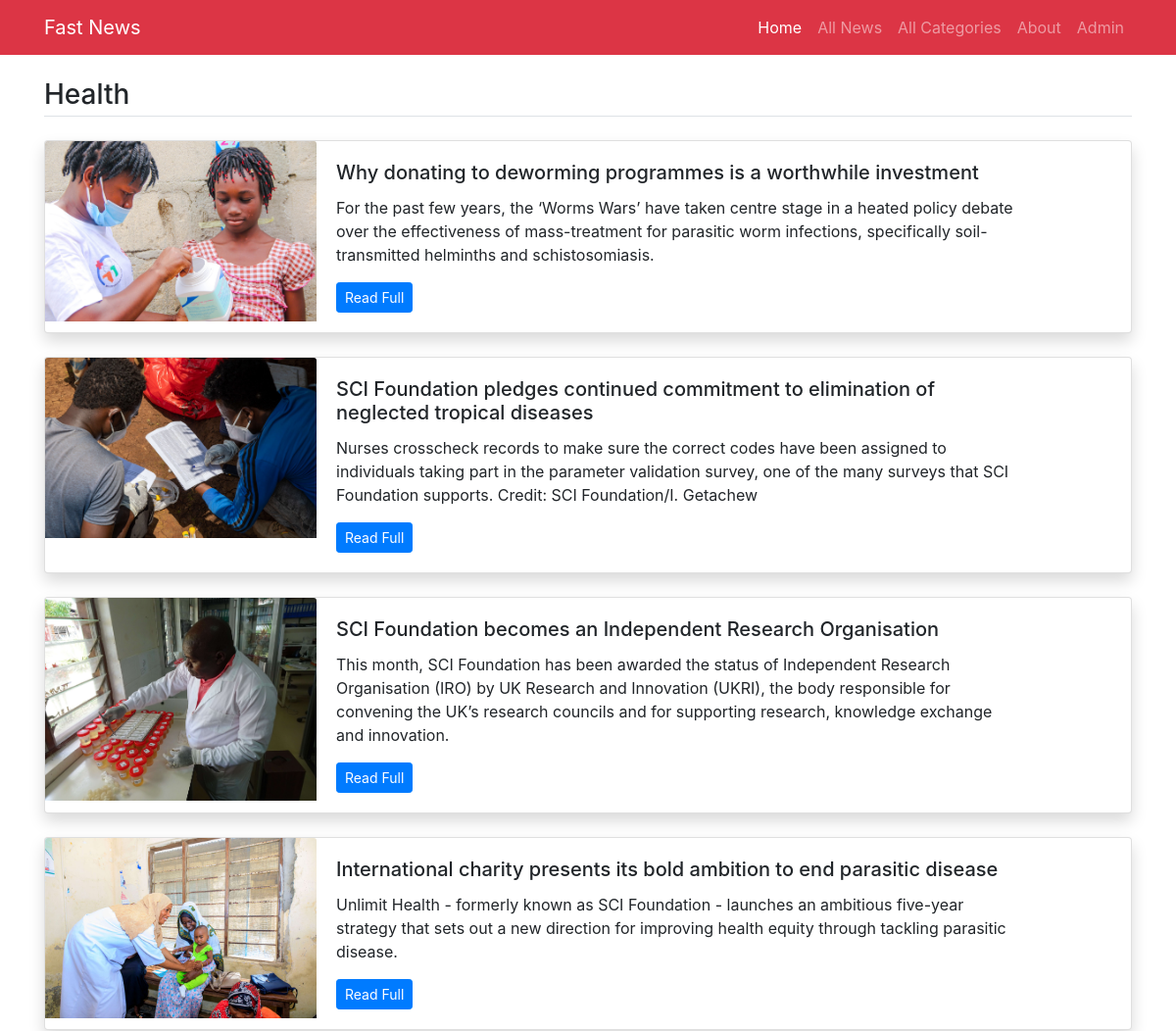
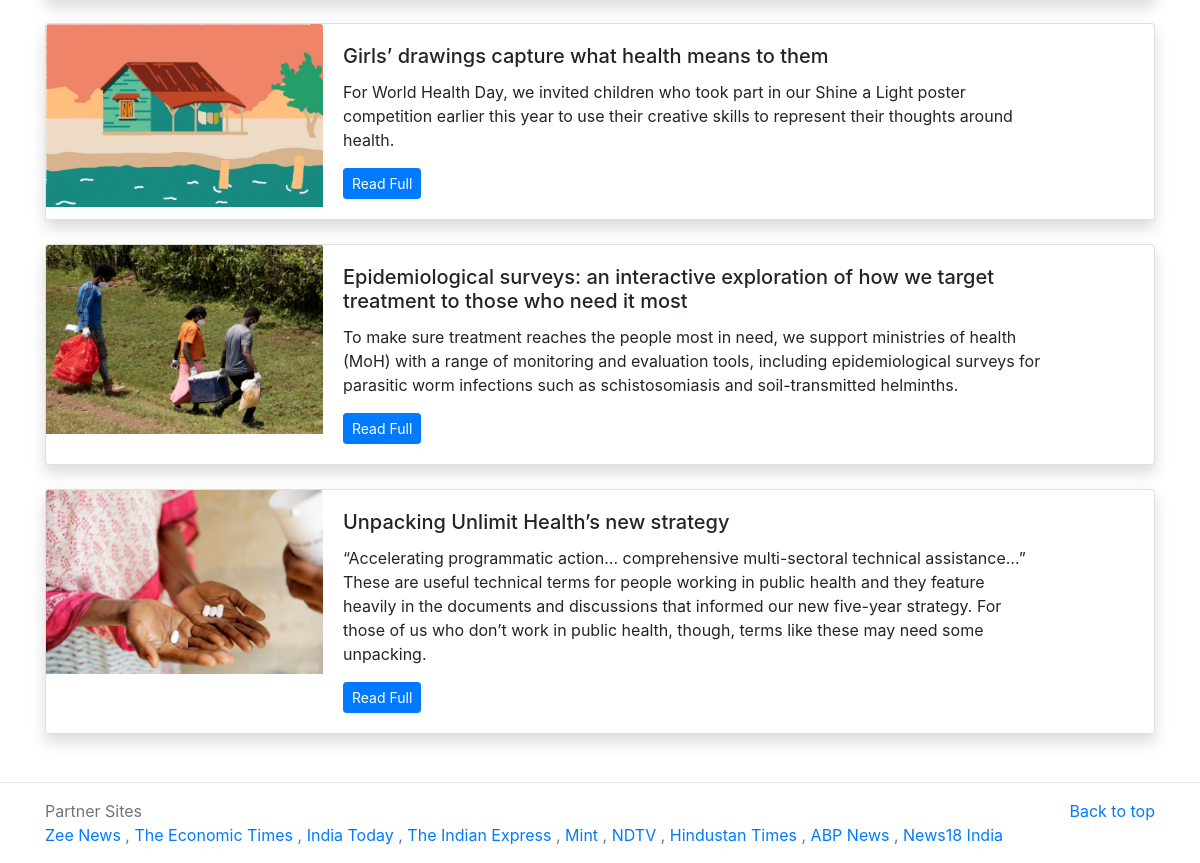
The page /category/5 on the database its author committed (2 pictures, top to bottom).
### main/models.py (models this page shows, shortened)
class Category(models.Model):
    title=models.CharField(max_length=200)
    category_image=models.ImageField(upload_to='imgs/')
    class Meta:
        verbose_name_plural='Categories'

class News(models.Model):
    category=models.ForeignKey(Category,on_delete=models.CASCADE)
    title=models.CharField(max_length=300)
    image=models.ImageField(upload_to='imgs/')
    detail=models.TextField()
    add_time=models.DateTimeField(auto_now_add=True)
    class Meta:
        verbose_name_plural='News'

### main/views.py (the view)
# urls.py: path('category/<int:id>',views.category,name='category'),
def category(request,id):
    category=Category.objects.get(id=id)
    news=News.objects.filter(category=category)[::-1]
    return render(request,'category-news.html',{
        'all_news':news,
        'category':category
    })

### main/templates/category-news.html
{% extends 'base.html' %}
{% block content %}
<main class="container mt-3 mb-5">
	<h3 class="border-bottom pb-1 my-4">{{category.title}}</h3>
    {% for news in all_news %}
	<div class="card mb-4 shadow">
	  <div class="row no-gutters">
	    <div class="col-md-3">
            <img src="/media/{{news.image}}" class="card-img-top" alt="{{news.title}}">
	    </div>
	    <div class="col-md-8">
	      <div class="card-body">
	        <h5 class="card-title">{{news.title}}</h5>
	        <p class="card-text">{{news.detail}}</p>
	        <p class="card-text"><a href="/detail/{{news.id}}" class="btn btn-sm btn-primary">Read Full</a></p>
	      </div>
	    </div>
	  </div>
    </div>
    {% endfor %}
</main>
{% endblock %}

### rows shown on the page
Category: title "Health"
News: image (picture), title "Why donating to deworming programmes is a worthwhile investment", detail "For the past few years, the ‘Worms Wars’ have taken centre stage in a heated policy debate over the effectiveness of mass-treatment for parasitic worm infections, specifically soil-transmitted helminths and schistosomiasis."
News: image (picture), title "SCI Foundation pledges continued commitment to elimination of neglected tropical diseases", detail "Nurses crosscheck records to make sure the correct codes have been assigned to individuals taking part in the parameter validation survey, one of the many surveys that SCI Foundation supports. Credit: SCI Foundation/I. Getachew"
News: image (picture), title "SCI Foundation becomes an Independent Research Organisation", detail "This month, SCI Foundation has been awarded the status of Independent Research Organisation (IRO) by UK Research and Innovation (UKRI), the body responsible for convening the UK’s research councils and for supporting research, knowledge exchange and innovation."
News: image (picture), title "International charity presents its bold ambition to end parasitic disease", detail "Unlimit Health - formerly known as SCI Foundation - launches an ambitious five-year strategy that sets out a new direction for improving health equity through tackling parasitic disease."
News: image (picture), title "Girls’ drawings capture what health means to them", detail "For World Health Day, we invited children who took part in our Shine a Light poster competition earlier this year to use their creative skills to represent their thoughts around health."
News: image (picture), title "Epidemiological surveys: an interactive exploration of how we target treatment to those who need it most", detail "To make sure treatment reaches the people most in need, we support ministries of health (MoH) with a range of monitoring and evaluation tools, including epidemiological surveys for parasitic worm infections such as schistosomiasis and soil-transmitted helminths."
News: image (picture), title "Unpacking Unlimit Health’s new strategy", detail "“Accelerating programmatic action… comprehensive multi-sectoral technical assistance…” These are useful technical terms for people working in public health and they feature heavily in the documents and discussions that informed our new five-year strategy. For those of us who don’t work in public health, though, terms like these may need some unpacking."
